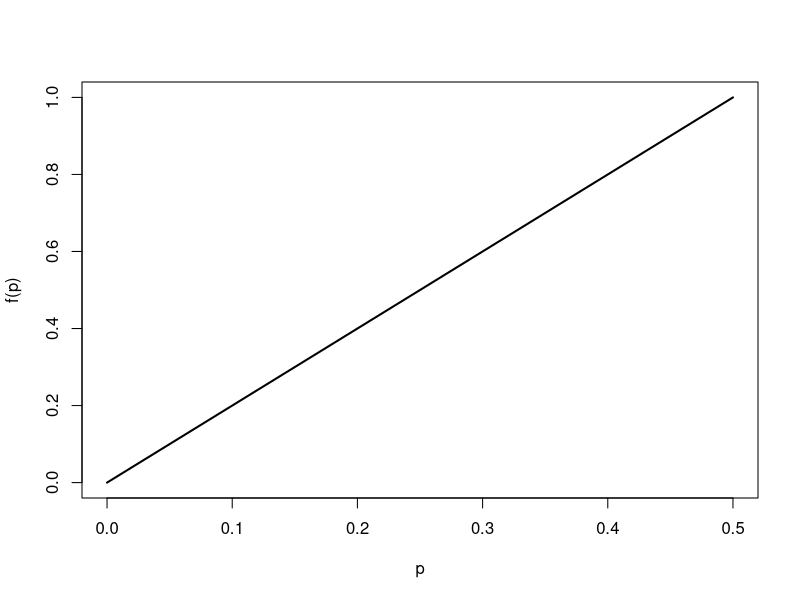

Recreate this plot in R. (Note: this script raises an error after producing the figure.)
p<-seq(0,0.5,0.01)
plot(p,2*p,type='l', lwd=2, ylab = "f(p)")
lines(p, fp, lty=2, lwd=2, col=2)
legend("topleft", c("exact","truncated"), lty=c(1,2), lwd=2, col=c(1,2))

fp <- 2*p
fp[fp>0.9] <- 0.9

#
p<-seq(0,0.5,0.01)
plot(p,2*p,type='l', lwd=2, col=4, ylab = "f(p)", xlim=c(0,1))
lines(p+0.5, 1-2*p, lwd=2, col=4)

#


#
p<-seq(0,1,0.01)
plot(p, 4*p*(1-p), type='l', lwd=2, ylab="")
#
p<-seq(0,0.5,0.01)
plot(p, 1-(1-4*p*(1-p))^(1/2), type='l', lwd=2, xlim=c(0,1), ylab="")
lines(p+0.5, 1-(1-4*(p+0.5)*(1-(p+0.5)))^(1/2), lwd=2)

